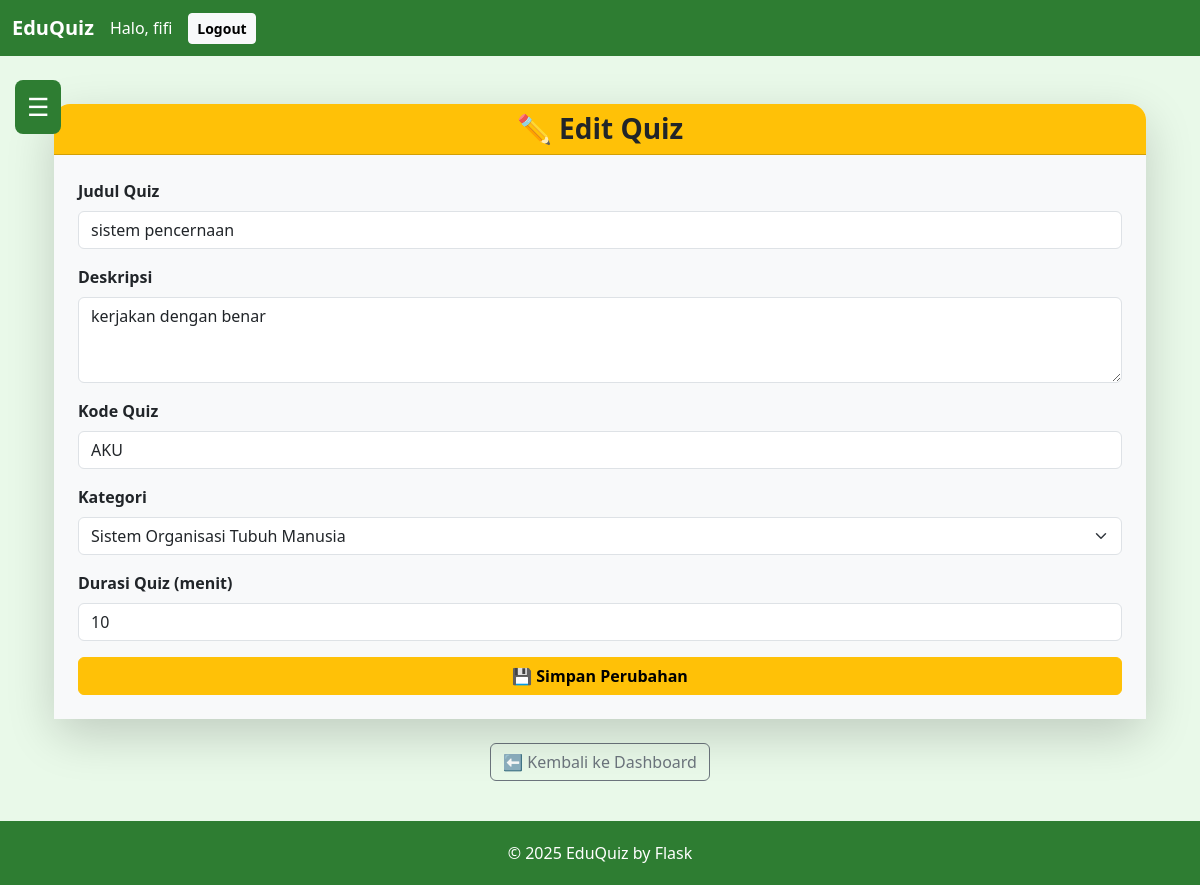
/teacher/quiz/1/edit (signed in), run on the app's committed database.
### models.py (models this page shows)
class User(UserMixin, db.Model):
    __tablename__ = 'user'
    id = db.Column(db.Integer, primary_key=True)
    username = db.Column(db.String(64), unique=True, nullable=False, index=True)
    email = db.Column(db.String(120), unique=True, index=True)
    password_hash = db.Column(db.String(128))
    role = db.Column(db.Enum(Role), default=Role.student)
    created_at = db.Column(db.DateTime, default=datetime.utcnow)
    materials = db.relationship('Material', backref='author', lazy=True)
    quizzes = db.relationship('Quiz', backref='creator', lazy=True)
    submissions = db.relationship('Submission', backref='user', lazy=True)

class Quiz(db.Model):
    __tablename__ = 'quiz'
    id = db.Column(db.Integer, primary_key=True)
    title = db.Column(db.String(256), nullable=False)
    description = db.Column(db.Text)
    code = db.Column(db.String(20), unique=True, nullable=False)  # KODE MASUK QUIZ
    duration = db.Column(db.Integer, default=600)  # DALAM DETIK
    published = db.Column(db.Boolean, default=False)  # ✅ fixed
    subject = db.Column(db.String(100))
    created_at = db.Column(db.DateTime, default=db.func.now())
    created_by = db.Column(db.Integer, db.ForeignKey('user.id'))
    category_id = db.Column(db.Integer, db.ForeignKey('category.id'))
    questions = db.relationship(
        "Question",
        back_populates="quiz",
        lazy=True,
        cascade="all, delete-orphan"
    )
    submissions = db.relationship(
        'Submission',
        backref='quiz',
        lazy=True,
        cascade="all, delete-orphan"
    )

class Category(db.Model):
    __tablename__ = 'category'
    id = db.Column(db.Integer, primary_key=True)
    name = db.Column(db.String(128), nullable=False, unique=True)
    materials = db.relationship('Material', backref='category', lazy=True)
    quizzes = db.relationship('Quiz', backref='category', lazy=True)

### app.py (the view, shortened to what this page needs)
    @app.route("/teacher/quiz/<int:quiz_id>/edit", methods=["GET", "POST"])
    @login_required
    def edit_quiz(quiz_id):
        quiz = Quiz.query.get_or_404(quiz_id)
        if current_user.role != Role.teacher or quiz.created_by != current_user.id:
            flash("Akses ditolak.")
            return redirect(url_for("teacher_dashboard"))
        categories = Category.query.all()
        return render_template("teacher/edit_quiz.html", quiz=quiz, categories=categories)

### templates/teacher/edit_quiz.html
{% extends 'base.html' %}
{% block content %}
<div class="container mt-5">
  <div class="card shadow-lg border-0 rounded-4">
    <div class="card-header bg-warning text-dark text-center rounded-top-4">
      <h3 class="fw-bold mb-0">✏️ Edit Quiz</h3>
    </div>
    <div class="card-body bg-light p-4">
      <form method="POST">
        <div class="mb-3">
          <label class="form-label fw-semibold">Judul Quiz</label>
          <input type="text" name="title" class="form-control" value="{{ quiz.title }}" required>
        </div>
        <div class="mb-3">
          <label class="form-label fw-semibold">Deskripsi</label>
          <textarea name="description" class="form-control" rows="3">{{ quiz.description }}</textarea>
        </div>
        <div class="mb-3">
          <label class="form-label fw-semibold">Kode Quiz</label>
          <input type="text" name="code" class="form-control" value="{{ quiz.code }}" required>
        </div>
        <div class="mb-3">
          <label class="form-label fw-semibold">Kategori</label>
          <select name="category" class="form-select">
            {% for cat in categories %}
            <option value="{{ cat.id }}" {% if quiz.category_id == cat.id %}selected{% endif %}>
              {{ cat.name }}
            </option>
            {% endfor %}
          </select>
        </div>
        <div class="mb-3">
          <label class="form-label fw-semibold">Durasi Quiz (menit)</label>
          <input type="number" name="duration" class="form-control" value="{{ (quiz.duration // 60) if quiz.duration else 10 }}" required>
        </div>
        <button type="submit" class="btn btn-warning w-100 fw-bold">
          💾 Simpan Perubahan
        </button>
      </form>
    </div>
  </div>
  <div class="text-center mt-4">
    <a href="{{ url_for('teacher_dashboard') }}" class="btn btn-outline-secondary">
      ⬅️ Kembali ke Dashboard
    </a>
  </div>
</div>
{% endblock %}

### templates/base.html (shortened to what this page needs)
<!DOCTYPE html>
<html lang="id">
<head>
  <link href="https://cdn.jsdelivr.net/npm/bootstrap@5.3.0/dist/css/bootstrap.min.css" rel="stylesheet">
</head>
<body>
  <nav class="navbar navbar-expand-lg navbar-dark">
    <div class="container-fluid">
      <a class="navbar-brand fw-bold" href="{{ url_for('index') }}">EduQuiz</a>
      <div class="collapse navbar-collapse" id="navMenu">
        <div class="d-flex align-items-center">
          {% if current_user.is_authenticated %}
            <span class="navbar-text me-3">
              Halo, {{ current_user.username }}
            </span>
            <a href="{{ url_for('logout') }}" class="btn btn-light btn-sm fw-bold">
              Logout
            </a>
          {% else %}
            <a href="{{ url_for('login') }}" class="btn btn-light btn-sm me-2">Login</a>
            <a href="{{ url_for('register') }}" class="btn btn-success btn-sm">Register</a>
          {% endif %}
        </div>
      </div>
    </div>
  </nav>
  <button id="hamburgerBtn">☰</button>
  <div class="container mt-4">
    {% block content %}{% endblock %}
  </div>
  <footer>© 2025 EduQuiz by Flask</footer>
</body>
</html>

### templates/base.html (style rules this page uses)
body { background-color: #e9f9e9; }
.navbar { background-color: #2e7d32 !important; }
.navbar-brand, .nav-link, .navbar-text { color: #fff !important; font-weight: 500; }
.card { border-radius: 15px; box-shadow: 0 3px 8px rgba(0,0,0,0.1); }
footer { margin-top: 40px; padding: 20px; text-align: center; background-color: #2e7d32; color: white; }
#hamburgerBtn { position: fixed; top: 80px; left: 15px; z-index: 1000; background: #2e7d32; border: none; color: white; font-size: 25px; padding: 8px 12px; border-radius: 8px; }

### data on the page
User: username "fifi"
Quiz: title "sistem pencernaan", description "kerjakan dengan benar", code "AKU", category "Sistem Organisasi Tubuh Manusia", duration "10"
